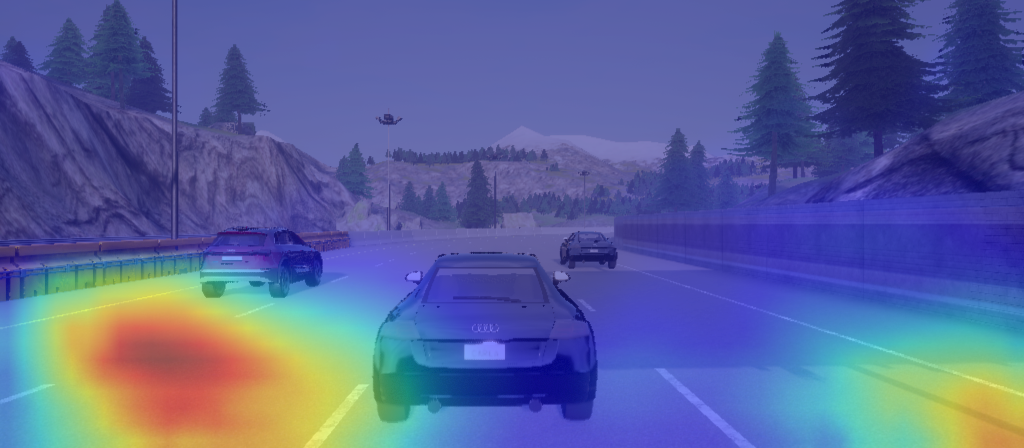
#> input picture 000001.png, 1024 x 448 px, found by its file name
$ python scatterplot.py
#> lines starting #> are read from the running program, lines starting #| are printed output that depends on the picture
import os
import numpy as np
import matplotlib.pyplot as plt
from PIL import Image

heatmap_directory = "heatMap_Images"

heatmap_filename = "000001.png"


heatmap_image_path = os.path.join(heatmap_directory, heatmap_filename)
heatmap_image = Image.open(heatmap_image_path) # Load the variable into a variable of an image type
#> heatmap_image is the input picture: PIL image 1024x448 RGB; mean R, G, B 89.4, 99.8, 153.1

image_array = np.array(heatmap_image)

# Extract the RGB Channels

red_channel = image_array[:,:,0].flatten()
green_channel = image_array[:,:,1].flatten()
blue_channel = image_array[:,:,2].flatten()
# Here, array slicing is used to extract the red channel from the image array.abs
# The slicing syntax [:,:,0] selects all rows and columns in the numpy array and
#only selects the first channel('0'). In a Numpy array representing an RGB image
#, the channels are typically ordered as 0 - Red, 1 - Green, 2 - Blue.
#image_array[:,:,0] selects the red channel from the image array.

# The flatten() method flattens the 2D array representing the red channel into a 1D array.
# The flatten operation concatenates all the rows of a 2D array into a 1D array.

# Compute summary statistics

red_mean = np.mean(red_channel)
#> red_mean = 89.4
green_mean = np.mean(green_channel)
#> green_mean = 99.79
blue_mean = np.mean(blue_channel)
#> blue_mean = 153.1

# The mean represents the average intensity value within ech colour channel.

red_std = np.std(red_channel)
#> red_std = 44.75
green_std = np.std(green_channel)
#> green_std = 47.38
blue_std = np.std(blue_channel)
#> blue_std = 36

# In this context, the standard deviation measures the spread of the itensity
# values within each RGB colour channel.

# next we plot histograms to visualize the distributions of each colour channel

plt.figure(figsize=(10, 6))

# the above line of code creates a new figure for plotting with a specified size

plt.subplot(3, 1, 1)

# The above line creates a subplot within the given figure.
# Subplots are smaller axes that can be arranged in rows and columns
# within a larger figure. '3' indicates the number of rows in the subplot
#grid. '1' indicates the number of columns in the suboplot grid.
# '1', the last parameter indicates that we are working with the first subplot
# in the grid.

plt.hist(red_channel, bins = 50, color='red', alpha = 0.7)

# here, a histogram plot of the red channel intensity values is created.
# bins = 50 represents the number of intervals/bins into which the range of \
# intensity values will be divided into.
# The alpha value specifies the transparency of the bars in the histogram plot.

plt.axvline(red_mean, color = 'k', linestyle = 'dashed', linewidth = 1)

# This line adds a vertical line to the plot at the postion corresponding
# to the mean intensity of the red channel.

plt.title('Red Channel Histogram')
plt.xlabel('Intensity')
plt.ylabel('Frequency')

plt.subplot(3, 1, 2)
plt.hist(green_channel, bins=50, color='green', alpha=0.7)
plt.axvline(green_mean, color='k', linestyle='dashed', linewidth=1)
plt.title('Green Channel Histogram')
plt.xlabel('Intensity')
plt.ylabel('Frequency')

plt.subplot(3, 1, 3)
plt.hist(blue_channel, bins=50, color='blue', alpha=0.7)
plt.axvline(blue_mean, color='k', linestyle='dashed', linewidth=1)
plt.title('Blue Channel Histogram')
plt.xlabel('Intensity')
plt.ylabel('Frequency')

plt.title('Blue Channel Histogram')
plt.xlabel('Intensity')
plt.ylabel('Frequency')

plt.tight_layout()
plt.show()
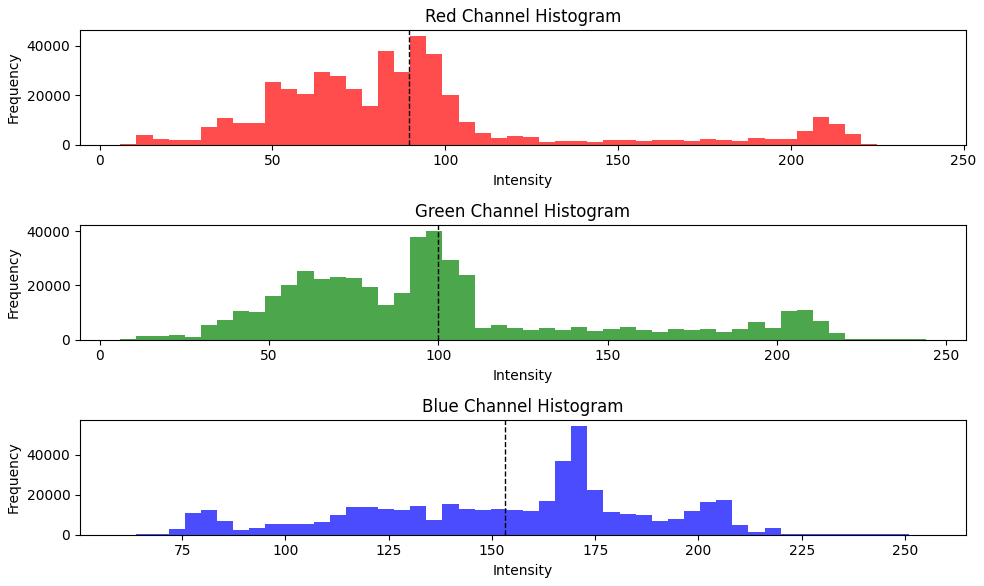
#> figure drawn by matplotlib, 3 panels; panel 1: tallest bar 43986 high, from x = 89.88 to 94.54; panel 2: tallest bar 40104 high, from x = 96.44 to 101.2; panel 3: tallest bar 54546 high, from x = 169.2 to 173.1

# [12 lines of commented-out code are left out]
